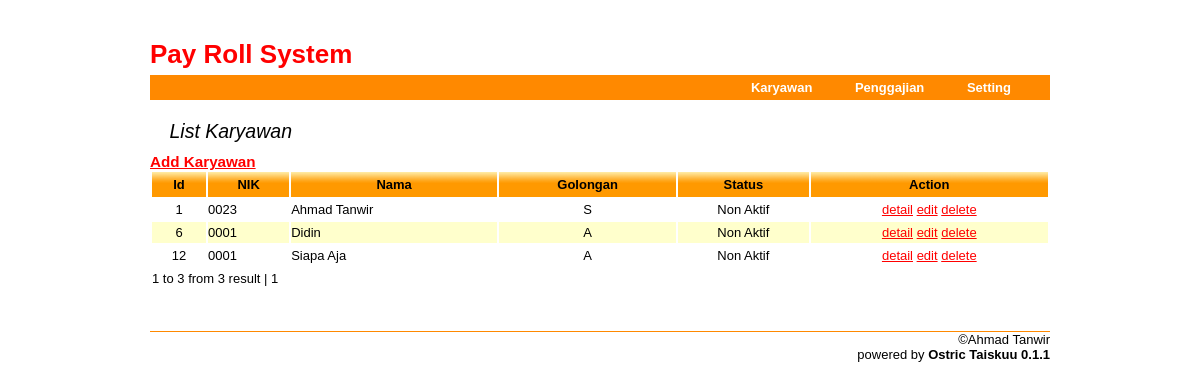
Before: / with the older database file.
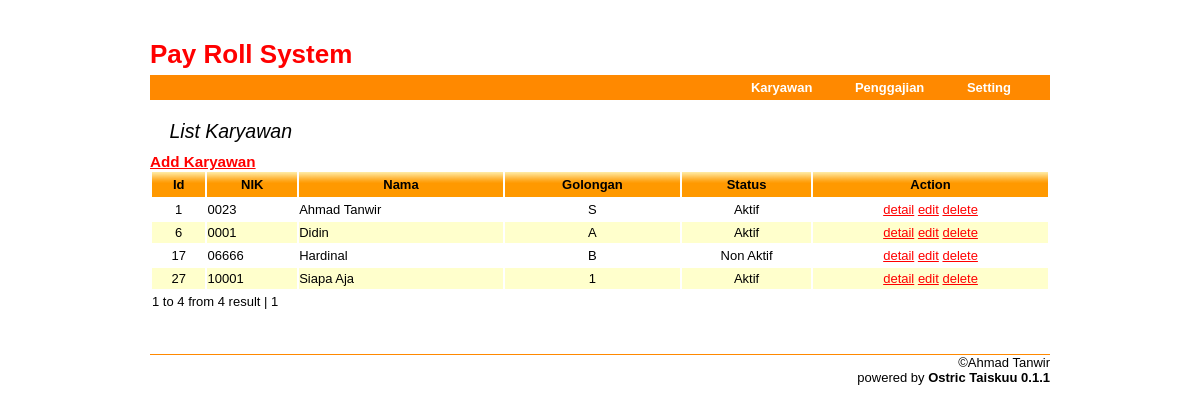
After: the same page with the newer database file.
### tables this page shows
CREATE TABLE IF NOT EXISTS `Karyawan` (
  `id` bigint(20) NOT NULL auto_increment,
  `nik` varchar(16) NOT NULL,
  `nama_lengkap` varchar(128) NOT NULL,
  `tempat_lahir` varchar(128) NOT NULL,
  `tanggal_lahir` date NOT NULL,
  `golongan` varchar(128) NOT NULL,
  `gaji_pokok` bigint(20) NOT NULL,
  `tunjangan_jabatan` bigint(20) NOT NULL,
  `tunjangan_keluarga` bigint(20) NOT NULL,
  `tunjangan_lain` bigint(20) NOT NULL,
  `transport_per_hari` bigint(20) NOT NULL,
  `aktif` tinyint(1) NOT NULL,
  PRIMARY KEY  (`id`)
);

### core/Application.class.php (called while the page is built, shortened)
<?php
require_once ('./core/controller/Controller.class.php');
require_once ('./core/model/Model.class.php');
require_once ('./core/view/View.class.php');
class Application
{
    public static function run()
    {
        $controller = null;
        $action = 'index';
        if (isset($_GET['c'])) {
            $req = $_GET['c'];
            $req = explode("/",$req);
            if (count($req) == 1){
                $controller = $req[0];
            } else if (count($req) == 2){
                $controller = $req[0];
                $action = $req[1];
            }
        } else {
            $config = include('./app/config/main.php');
            $controller = $config['defaultController'];
        }
        self::setRequest($controller,$action);
    }
    private static function setRequest($pcontroller, $paction){
        $params = $_GET;
        unset($params['c']);
        $controller =  new $className();
        $controller->setParams($params);
        $controller->$paction();
        $controller->getView()->render($paction);
    }
}

### index.php (called while the page is built, shortened)
<?php
App::run();

### core/view/helpers/Html.class.php (called while the page is built)
<?php
class Html{
    public static function url($url,$params = null)
    {
        $u  = $_SERVER['SCRIPT_NAME'] .'?c='. $url;
        if(is_array($params) && $params != null) {
            foreach($params as $k => $v) {
                $u .= "&$k=$v";
            }
        }
        return $u;
    }
    public static function media($url)
    {
        $scriptname =  $_SERVER['SCRIPT_NAME'];
        $path = str_replace(basename($scriptname), '', $scriptname);
        return $path . 'media/'. $url;
    }
}

### core/model/Model.class.php (called while the page is built, shortened)
<?php
abstract class Model
{
    protected $db;
    protected $tableName;
    public $attributes = array();
    public $relations = array();
    public function __construct($attributes = null)
    {
        $this->initialFields();
    }
    public function fromArray($attributes) {
        foreach ($attributes as $key => $value) {
            if(array_key_exists($key, $this->attributes)) {
                $this->attributes[$key]['value'] = $value;
            }
        }
    }
    private function dbsetup()
    {
        $config = include('./app/config/main.php');
        $dbstring = $config['db']['connectionString'];
        $dbuser = $config['db']['dbuser'];
        $dbpass = $config['db']['dbpass'];
        $this->db = new PDO($dbstring, $dbuser, $dbpass);
    }
    private function initialFields()
    {
        $statement = $this->query("select * from $this->tableName");
        $count = $statement->columnCount();
        for($i = 0; $i < $count; $i++) {
            $field = $statement->getColumnMeta($i);
            $attribute['type'] = $field['native_type'];
            $attribute['value'] = '';
            $this->attributes[$field['name']] = $attribute;
        }
    }
    public function __get($attribute)
    {
        if (array_key_exists($attribute, $this->attributes)) {
            return $this->attributes[$attribute]['value'];
        } else if (array_key_exists($attribute, $this->relations)) {
            return $this->getModel($attribute);
        } else {
            return $this->$attribute;
        }
    }
    public function findQuery($query,$params = array())
    {
        if (strtolower(substr($query,0,4)) == 'from'){
            $query = 'select * '.$query;
        }
        $query = str_replace(get_class($this), $this->tableName, $query);
        $statement = $this->db->prepare($query);
        $statement->execute($params);
        $objects = array();
        while ($attributes = $statement->fetch(PDO::FETCH_ASSOC)) {
            $object = new $self($attributes);
            $object->id = $attributes['id'];
            $objects[] = $object;
        }
        return $objects;
    }
    public function query($query, $params = array())
    {
        $statement = $this->db->prepare($query);
        $statement->execute($params);
        return $statement;
    }
    public function setTableName($tableName)
    {
        $this->tableName = $tableName;
    }
}

### app/config/main.php (called while the page is built)
<?php
return array(
    'defaultController' => 'karyawan',
    'db' => array(
        'connectionString'  =>  'mysql:host=localhost;dbname=sia_payroll',
        'dbuser'            =>  'root',
        'dbpass'            =>  'rahasia'
    )
);

### app/controllers/KaryawanController.class.php (called while the page is built, shortened)
<?php
class KaryawanController extends ApplicationController
{
    public function index()
    {
        $this->paginate = new Paginate(new Karyawan(),Html::url('karyawan'));
    }
}

### app/views/karyawan/index.tpl.php (the view)
<h2>List Karyawan</h2>
<a href="<?php echo Html::url('karyawan/add')?>"><h3>Add Karyawan</h3></a>
<table class="data">
    <thead>
        <tr>
            <th>Id</th>
            <th>NIK</th>
            <th>Nama</th>
            <th>Golongan</th>
            <th>Status</th>
            <th>Action</th>
        </tr>
    </thead>
    <tbody>
        <?php foreach($paginate->paginate() as $karyawan):?>
        <tr>
            <td align="center"><?php echo $karyawan->id?></td>
            <td><?php echo $karyawan->nik?></td>
            <td><?php echo $karyawan->nama_lengkap?></td>
            <td align="center"><?php echo $karyawan->golongan?></td>
            <td align="center"><?php echo $karyawan->aktif?'Aktif':'Non Aktif'?></td>
            <td align="center">
                <a href="<?php echo Html::url('karyawan/detail',array('id' => $karyawan->id))?>">detail</a>
                <a href="<?php echo Html::url('karyawan/edit',array('id' => $karyawan->id))?>">edit</a>
                <a href="<?php echo Html::url('karyawan/delete',array('id' => $karyawan->id))?>">delete</a>
            </td>
        </tr>
        <?php endforeach?>
    </tbody>
    <tfoot>
        <tr>
            <td colspan="6"><?php echo $paginate->navigation() ?></td>
        </tr>
    </tfoot>
</table>

### core/component/Paginate.class.php (shortened to what this page needs)
<?php
class Paginate{
    private $count = 20;
    private $first;
    private $size;
    private $page = 1;
    private $model;
    private $lastPage;
    private $query;
    private $url;
    private $result;
    public function __construct($model, $url)
    {
        $this->model = $model;
        $this->tableName = get_class($model);
        $this->query = "from $this->tableName";
        $this->size = $this->size();
        $this->lastPage = ceil((float)$this->size / (float)$this->count);
        $this->url = $url;
        $this->first = ($this->page - 1) *  $this->count;
    }
    public function size(){
        $st = $this->model->query("select count(*) as size " . $this->query);
        $result = $st->fetch(PDO::FETCH_ASSOC);
        return $result['size'];
    }
    public function paginate()
    {
        $this->result =  $this->model->findQuery($this->query . " LIMIT $this->first, $this->count");
        return $this->result;
    }
    public function navigation()
    {
        $from = $this->first + 1;
        $to = $this->first + count($this->result);
        $nav = "$from to $to from $this->size result  | ";
        $previous = $this->page - 1;
        for($i = 1; $i <= $this->lastPage; $i++) {
            if($i != $this->page) {
                $nav .= "<a href=\"$this->url&page=$i\">$i</a> ";
            } else {
                $nav .= "$i ";
            }
        }
        return $nav;
    }
}

### core/view/View.class.php (shortened to what this page needs)
<?php
class View extends AbstractView
{
    private $controller;
    private $content = null;
    private $layout = 'default';
    public function __construct($controller)
    {
        $this->controller = $controller;
    }
    public function render($action)
    {
        if($this->setContent($action)){
            include_once("./app/views/layouts/$this->layout.tpl.php");
        }
    }
    public function getContent(){
        return $this->content;
    }
    public function setContent($action){
        $this->action = $action;
        $controllerDir = strtolower($this->controller);
        if (file_exists("./app/views/$controllerDir/$this->action.tpl.php")) {
            include_once("./app/views/$controllerDir/$this->action.tpl.php");
            $this->content = ob_get_clean();
            return true;
        } else {
            return false;
        }
    }
}

### app/views/layouts/default.tpl.php (shortened to what this page needs)
<html>
    <head>
        <link rel="stylesheet" type="text/css" href="<?php echo Html::media('css/main.css')?>"/>
        <link rel="stylesheet" type="text/css" href="<?php echo Html::media('css/datepicker.css')?>"/>
    </head>
    <body>
        <div class="container">
            <div class="header">
                <h1>Pay Roll System</h1>
            </div>
            <ul class="top-menu">
                <li><a href="<?php echo Html::url('karyawan')?>">Karyawan</a></li>
                <li><a href="<?php echo Html::url('penggajian')?>">Penggajian</a></li>
                <li><a href="<?php echo Html::url('penggajian/setting')?>">Setting</a></li>
            </ul>
            <div class="body">
                <div class="content">
                    <?php echo $this->getContent()?>
                </div>
            </div>
            <div class="footer">
                &copy;Ahmad Tanwir<br/>
                powered by <b>Ostric Taiskuu 0.1.1</b>
            </div>
        </div>
    </body>
</html>

### media/css/main.css (style rules this page uses)
* { padding:0; margin:0; }
div a { color:#f00; }
html,body { font-family:sans-serif; font-size:small; text-align:center; }
div.container { margin:0 auto; width:900px; text-align:left; }
div.header { position:relative; height:75px; }
div.header h1 { position:absolute; left:0; bottom:5px; color:#f00; }
ul.top-menu { width:100%; background-color:#FF8900; line-height:25px; text-align:right; }
ul.top-menu li { display:inline; padding-right:3em; }
ul.top-menu li a { text-decoration:none; font-weight:bold; color:#fff; }
div.body { position:relative; }
div.content { float:right; margin-left:20px; margin-bottom:40px; width:100%; }
div.content h2 { font-weight:normal; margin:20px auto 10px 0; padding-left:1em; font-style:italic; }
div.footer { clear:both; border-top:1px solid #FF8900; text-align:right; margin-top:20px; }
table a { color:#f00; }
table.data { width:100%; font-size:small; margin:0 auto; }
table.data th { padding:5px; background:url(../images/bg_thead.png); }
table.data tr.even { background:#ffffcc; }
table.data td { padding:3px 0; }
table.data a { color:#f00; }

Changed rows visible on the page:
removed karyawan: id "12", nik "0001", nama_lengkap "Siapa Aja", golongan "A", shows "Non Aktif"
changed karyawan id 1: text "Non Aktif" → "Aktif"
changed karyawan id 6: text "Non Aktif" → "Aktif"
added karyawan: id "17", nik "06666", nama_lengkap "Hardinal", golongan "B", shows "Non Aktif"
added karyawan: id "27", nik "10001", nama_lengkap "Siapa Aja", golongan "1", shows "Aktif"
Other visible differences:
$paginate->navigation(): "1 to 3 from 3 result |" → "1 to 4 from 4 result |"
